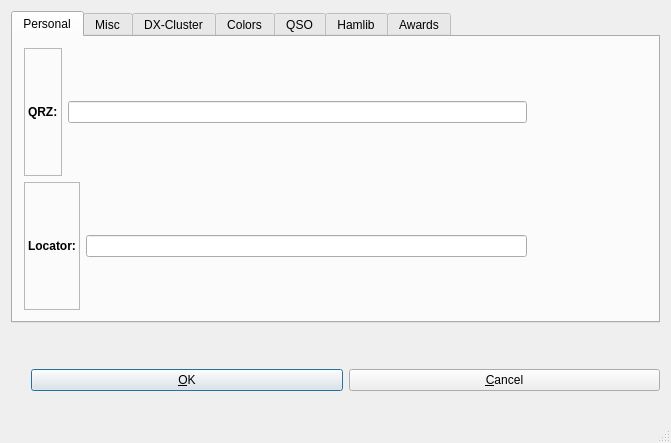
<?xml version="1.0" encoding="UTF-8"?>
<ui version="4.0">
 <class>setup</class>
 <widget class="QDialog" name="setup">
  <property name="geometry">
   <rect>
    <x>0</x>
    <y>0</y>
    <width>671</width>
    <height>443</height>
   </rect>
  </property>
  <property name="windowTitle">
   <string>KLog setup</string>
  </property>
  <property name="sizeGripEnabled">
   <bool>true</bool>
  </property>
  <layout class="QGridLayout">
   <item row="1" column="0">
    <layout class="QHBoxLayout">
     <property name="spacing">
      <number>6</number>
     </property>
     <property name="margin">
      <number>0</number>
     </property>
     <item>
      <spacer name="Qt::Horizontal Spacing2">
       <property name="orientation">
        <enum>Qt::Vertical</enum>
       </property>
       <property name="sizeType">
        <enum>QSizePolicy::Expanding</enum>
       </property>
       <property name="sizeHint" stdset="0">
        <size>
         <width>20</width>
         <height>20</height>
        </size>
       </property>
      </spacer>
     </item>
     <item>
      <widget class="QPushButton" name="buttonOk">
       <property name="text">
        <string>&amp;OK</string>
       </property>
       <property name="shortcut">
        <string/>
       </property>
       <property name="autoDefault">
        <bool>true</bool>
       </property>
       <property name="default">
        <bool>true</bool>
       </property>
      </widget>
     </item>
     <item>
      <widget class="QPushButton" name="buttonCancel">
       <property name="text">
        <string>&amp;Cancel</string>
       </property>
       <property name="shortcut">
        <string/>
       </property>
       <property name="autoDefault">
        <bool>true</bool>
       </property>
      </widget>
     </item>
    </layout>
   </item>
   <item row="0" column="0">
    <widget class="QTabWidget" name="tabWidget2">
     <property name="focusPolicy">
      <enum>Qt::NoFocus</enum>
     </property>
     <property name="currentIndex">
      <number>0</number>
     </property>
     <widget class="QWidget" name="tabPersonal">
      <attribute name="title">
       <string>Personal</string>
      </attribute>
      <layout class="QGridLayout">
       <item row="0" column="0">
        <layout class="QHBoxLayout">
         <item>
          <widget class="QLabel" name="textLabel1">
           <property name="frameShape">
            <enum>QFrame::StyledPanel</enum>
           </property>
           <property name="text">
            <string>&lt;b&gt;QRZ:&lt;/b&gt;</string>
           </property>
           <property name="wordWrap">
            <bool>false</bool>
           </property>
          </widget>
         </item>
         <item>
          <widget class="QLineEdit" name="MyCallkLineEdit"/>
         </item>
         <item>
          <spacer name="spacer2">
           <property name="orientation">
            <enum>Qt::Vertical</enum>
           </property>
           <property name="sizeType">
            <enum>QSizePolicy::Expanding</enum>
           </property>
           <property name="sizeHint" stdset="0">
            <size>
             <width>120</width>
             <height>20</height>
            </size>
           </property>
          </spacer>
         </item>
        </layout>
       </item>
       <item row="1" column="0">
        <layout class="QHBoxLayout">
         <item>
          <widget class="QLabel" name="textLabel2">
           <property name="frameShape">
            <enum>QFrame::StyledPanel</enum>
           </property>
           <property name="text">
            <string>&lt;b&gt;Locator:&lt;/b&gt;</string>
           </property>
           <property name="wordWrap">
            <bool>false</bool>
           </property>
          </widget>
         </item>
         <item>
          <widget class="QLineEdit" name="MyLocatorkLineEdit"/>
         </item>
         <item>
          <spacer name="spacer3">
           <property name="orientation">
            <enum>Qt::Vertical</enum>
           </property>
           <property name="sizeType">
            <enum>QSizePolicy::Expanding</enum>
           </property>
           <property name="sizeHint" stdset="0">
            <size>
             <width>120</width>
             <height>20</height>
            </size>
           </property>
          </spacer>
         </item>
        </layout>
       </item>
      </layout>
     </widget>
     <widget class="QWidget" name="tab">
      <attribute name="title">
       <string>Misc</string>
      </attribute>
      <layout class="QGridLayout" name="gridLayout_5">
       <item row="0" column="0">
        <widget class="QCheckBox" name="checkBoxProgressDialog">
         <property name="font">
          <font>
           <weight>75</weight>
           <bold>true</bold>
          </font>
         </property>
         <property name="toolTip">
          <string>Shows a progress bar but makes the log reading slower</string>
         </property>
         <property name="text">
          <string>Show progress dialog when reading log file</string>
         </property>
         <property name="checked">
          <bool>true</bool>
         </property>
        </widget>
       </item>
       <item row="0" column="1" rowspan="2">
        <widget class="QCheckBox" name="lastFilecheckBox">
         <property name="font">
          <font>
           <weight>75</weight>
           <bold>true</bold>
          </font>
         </property>
         <property name="text">
          <string>Open this file when starting:</string>
         </property>
        </widget>
       </item>
       <item row="1" column="0">
        <widget class="QCheckBox" name="UTCcheckBox">
         <property name="font">
          <font>
           <weight>75</weight>
           <bold>true</bold>
          </font>
         </property>
         <property name="focusPolicy">
          <enum>Qt::NoFocus</enum>
         </property>
         <property name="toolTip">
          <string>If checked the time will be Qt::UTC</string>
         </property>
         <property name="text">
          <string>Time in Qt::UTC</string>
         </property>
         <property name="checked">
          <bool>true</bool>
         </property>
         <property name="tristate">
          <bool>false</bool>
         </property>
        </widget>
       </item>
       <item row="2" column="1">
        <layout class="QHBoxLayout">
         <item>
          <widget class="QLineEdit" name="filenamekLineEdit">
           <property name="enabled">
            <bool>false</bool>
           </property>
          </widget>
         </item>
         <item>
          <widget class="QPushButton" name="searchFilekPushButton">
           <property name="enabled">
            <bool>false</bool>
           </property>
           <property name="text">
            <string/>
           </property>
          </widget>
         </item>
        </layout>
       </item>
       <item row="3" column="0">
        <layout class="QHBoxLayout">
         <item>
          <widget class="QLabel" name="textLabel1_4">
           <property name="frameShape">
            <enum>QFrame::StyledPanel</enum>
           </property>
           <property name="text">
            <string>&lt;b&gt;Power:&lt;/b&gt;</string>
           </property>
           <property name="wordWrap">
            <bool>false</bool>
           </property>
          </widget>
         </item>
         <item>
          <spacer name="Qt::Horizontal Spacing2_2">
           <property name="orientation">
            <enum>Qt::Vertical</enum>
           </property>
           <property name="sizeType">
            <enum>QSizePolicy::Expanding</enum>
           </property>
           <property name="sizeHint" stdset="0">
            <size>
             <width>120</width>
             <height>30</height>
            </size>
           </property>
          </spacer>
         </item>
         <item>
          <widget class="QSpinBox" name="powerkIntNumInput">
           <property name="maximum">
            <number>10000</number>
           </property>
          </widget>
         </item>
        </layout>
       </item>
       <item row="4" column="0">
        <layout class="QHBoxLayout">
         <item>
          <widget class="QLabel" name="textLabel1_5">
           <property name="frameShape">
            <enum>QFrame::StyledPanel</enum>
           </property>
           <property name="text">
            <string>&lt;b&gt;Band:&lt;/b&gt;</string>
           </property>
           <property name="wordWrap">
            <bool>false</bool>
           </property>
          </widget>
         </item>
         <item>
          <spacer name="Qt::Horizontal Spacing2_2_2">
           <property name="orientation">
            <enum>Qt::Vertical</enum>
           </property>
           <property name="sizeType">
            <enum>QSizePolicy::Expanding</enum>
           </property>
           <property name="sizeHint" stdset="0">
            <size>
             <width>150</width>
             <height>30</height>
            </size>
           </property>
          </spacer>
         </item>
         <item>
          <widget class="QComboBox" name="bandkComboBox">
           <item>
            <property name="text">
             <string>160M</string>
            </property>
           </item>
           <item>
            <property name="text">
             <string>80M</string>
            </property>
           </item>
           <item>
            <property name="text">
             <string>60M</string>
            </property>
           </item>
           <item>
            <property name="text">
             <string>40M</string>
            </property>
           </item>
           <item>
            <property name="text">
             <string>30M</string>
            </property>
           </item>
           <item>
            <property name="text">
             <string>20M</string>
            </property>
           </item>
           <item>
            <property name="text">
             <string>17M</string>
            </property>
           </item>
           <item>
            <property name="text">
             <string>15M</string>
            </property>
           </item>
           <item>
            <property name="text">
             <string>12M</string>
            </property>
           </item>
           <item>
            <property name="text">
             <string>10M</string>
            </property>
           </item>
           <item>
            <property name="text">
             <string>6M</string>
            </property>
           </item>
           <item>
            <property name="text">
             <string>2M</string>
            </property>
           </item>
           <item>
            <property name="text">
             <string>125CM</string>
            </property>
           </item>
           <item>
            <property name="text">
             <string>70CM</string>
            </property>
           </item>
           <item>
            <property name="text">
             <string>33CM</string>
            </property>
           </item>
           <item>
            <property name="text">
             <string>23CM</string>
            </property>
           </item>
           <item>
            <property name="text">
             <string>13CM</string>
            </property>
           </item>
          </widget>
         </item>
        </layout>
       </item>
       <item row="4" column="1" rowspan="2">
        <widget class="QCheckBox" name="realTimeLogCheckBox">
         <property name="font">
          <font>
           <weight>75</weight>
           <bold>true</bold>
          </font>
         </property>
         <property name="text">
          <string>Logging in real time</string>
         </property>
         <property name="checked">
          <bool>true</bool>
         </property>
        </widget>
       </item>
       <item row="5" column="0">
        <layout class="QHBoxLayout">
         <item>
          <widget class="QLabel" name="textLabel2_4">
           <property name="frameShape">
            <enum>QFrame::StyledPanel</enum>
           </property>
           <property name="text">
            <string>&lt;b&gt;Mode:&lt;/b&gt;</string>
           </property>
           <property name="wordWrap">
            <bool>false</bool>
           </property>
          </widget>
         </item>
         <item>
          <spacer name="Qt::Horizontal Spacing2_2_2_2">
           <property name="orientation">
            <enum>Qt::Vertical</enum>
           </property>
           <property name="sizeType">
            <enum>QSizePolicy::Expanding</enum>
           </property>
           <property name="sizeHint" stdset="0">
            <size>
             <width>150</width>
             <height>30</height>
            </size>
           </property>
          </spacer>
         </item>
         <item>
          <widget class="QComboBox" name="modekComboBox">
           <item>
            <property name="text">
             <string>SSB</string>
            </property>
           </item>
           <item>
            <property name="text">
             <string>CW</string>
            </property>
           </item>
           <item>
            <property name="text">
             <string>FM</string>
            </property>
           </item>
           <item>
            <property name="text">
             <string>PSK31</string>
            </property>
           </item>
           <item>
            <property name="text">
             <string>SSTV</string>
            </property>
           </item>
           <item>
            <property name="text">
             <string>RTTY</string>
            </property>
           </item>
           <item>
            <property name="text">
             <string>MTTY</string>
            </property>
           </item>
           <item>
            <property name="text">
             <string>PKT</string>
            </property>
           </item>
           <item>
            <property name="text">
             <string>AM</string>
            </property>
           </item>
           <item>
            <property name="text">
             <string>FAX</string>
            </property>
           </item>
           <item>
            <property name="text">
             <string>HELL</string>
            </property>
           </item>
           <item>
            <property name="text">
             <string>JT44</string>
            </property>
           </item>
           <item>
            <property name="text">
             <string>MT63</string>
            </property>
           </item>
           <item>
            <property name="text">
             <string>CLO</string>
            </property>
           </item>
           <item>
            <property name="text">
             <string>TOR</string>
            </property>
           </item>
           <item>
            <property name="text">
             <string>FSK</string>
            </property>
           </item>
           <item>
            <property name="text">
             <string>MFSK8</string>
            </property>
           </item>
           <item>
            <property name="text">
             <string>MFSK16</string>
            </property>
           </item>
           <item>
            <property name="text">
             <string>HSFK</string>
            </property>
           </item>
           <item>
            <property name="text">
             <string>ATV</string>
            </property>
           </item>
           <item>
            <property name="text">
             <string>PAC</string>
            </property>
           </item>
           <item>
            <property name="text">
             <string>PAC2</string>
            </property>
           </item>
           <item>
            <property name="text">
             <string>PAC3</string>
            </property>
           </item>
           <item>
            <property name="text">
             <string>PSK63</string>
            </property>
           </item>
           <item>
            <property name="text">
             <string>PSK125</string>
            </property>
           </item>
           <item>
            <property name="text">
             <string>Q15</string>
            </property>
           </item>
           <item>
            <property name="text">
             <string>THRB</string>
            </property>
           </item>
           <item>
            <property name="text">
             <string>ASCI</string>
            </property>
           </item>
          </widget>
         </item>
        </layout>
       </item>
      </layout>
     </widget>
     <widget class="QWidget" name="tabCluster">
      <attribute name="title">
       <string>DX-Cluster</string>
      </attribute>
      <layout class="QGridLayout" name="gridLayout_4">
       <item row="2" column="0">
        <spacer name="spacer8_2">
         <property name="orientation">
          <enum>Qt::Vertical</enum>
         </property>
         <property name="sizeType">
          <enum>QSizePolicy::Expanding</enum>
         </property>
         <property name="sizeHint" stdset="0">
          <size>
           <width>329</width>
           <height>31</height>
          </size>
         </property>
        </spacer>
       </item>
       <item row="2" column="1">
        <widget class="QPushButton" name="addDxClusterpushButton">
         <property name="toolTip">
          <string>Add the DX-Cluster server to the list</string>
         </property>
         <property name="text">
          <string>Add</string>
         </property>
        </widget>
       </item>
       <item row="2" column="2">
        <widget class="QPushButton" name="clearDxClusterpushButton">
         <property name="toolTip">
          <string>Clears the text line but also will remove the server from the list if is already added</string>
         </property>
         <property name="text">
          <string>Remove</string>
         </property>
        </widget>
       </item>
       <item row="4" column="0">
        <widget class="QGroupBox" name="groupBox">
         <property name="title">
          <string>Spots</string>
         </property>
         <layout class="QGridLayout" name="gridLayout_2">
          <item row="0" column="0">
           <widget class="QCheckBox" name="HFcheckBox">
            <property name="font">
             <font>
              <weight>75</weight>
              <bold>true</bold>
             </font>
            </property>
            <property name="toolTip">
             <string>Show 1.8-30MHz spots</string>
            </property>
            <property name="text">
             <string>Show HF activity</string>
            </property>
            <property name="checked">
             <bool>true</bool>
            </property>
           </widget>
          </item>
          <item row="1" column="0">
           <widget class="QCheckBox" name="VHFcheckBox">
            <property name="font">
             <font>
              <weight>75</weight>
              <bold>true</bold>
             </font>
            </property>
            <property name="toolTip">
             <string>Show from 50MHz to GHz spots</string>
            </property>
            <property name="text">
             <string>Show V/UHF activity</string>
            </property>
            <property name="checked">
             <bool>true</bool>
            </property>
           </widget>
          </item>
          <item row="2" column="0">
           <widget class="QCheckBox" name="WARCcheckBox">
            <property name="font">
             <font>
              <weight>75</weight>
              <bold>true</bold>
             </font>
            </property>
            <property name="toolTip">
             <string>Show from 50MHz to GHz spots</string>
            </property>
            <property name="text">
             <string>Show WARC activity</string>
            </property>
            <property name="checked">
             <bool>true</bool>
            </property>
           </widget>
          </item>
          <item row="3" column="0">
           <widget class="QCheckBox" name="confirmedcheckBox">
            <property name="font">
             <font>
              <weight>75</weight>
              <bold>true</bold>
             </font>
            </property>
            <property name="toolTip">
             <string>Show from 50MHz to GHz spots</string>
            </property>
            <property name="text">
             <string>Show confirmed</string>
            </property>
            <property name="checked">
             <bool>true</bool>
            </property>
           </widget>
          </item>
          <item row="4" column="0">
           <widget class="QCheckBox" name="SSBcheckBox">
            <property name="font">
             <font>
              <weight>75</weight>
              <bold>true</bold>
             </font>
            </property>
            <property name="toolTip">
             <string>Show from 50MHz to GHz spots</string>
            </property>
            <property name="text">
             <string>Show SSB activity</string>
            </property>
            <property name="checked">
             <bool>true</bool>
            </property>
           </widget>
          </item>
          <item row="5" column="0">
           <widget class="QCheckBox" name="CWcheckBox">
            <property name="font">
             <font>
              <weight>75</weight>
              <bold>true</bold>
             </font>
            </property>
            <property name="toolTip">
             <string>Show from 50MHz to GHz spots</string>
            </property>
            <property name="text">
             <string>Show CW activity</string>
            </property>
            <property name="checked">
             <bool>true</bool>
            </property>
           </widget>
          </item>
         </layout>
        </widget>
       </item>
       <item row="4" column="1" colspan="2">
        <widget class="QGroupBox" name="groupBox_2">
         <property name="title">
          <string>Messages</string>
         </property>
         <layout class="QGridLayout" name="gridLayout_3">
          <item row="0" column="0">
           <widget class="QCheckBox" name="ANNcheckBox">
            <property name="font">
             <font>
              <weight>75</weight>
              <bold>true</bold>
             </font>
            </property>
            <property name="toolTip">
             <string>Show announces</string>
            </property>
            <property name="text">
             <string>Show ANN/FULL messages</string>
            </property>
            <property name="checked">
             <bool>true</bool>
            </property>
           </widget>
          </item>
          <item row="2" column="0">
           <widget class="QCheckBox" name="WCYcheckBox">
            <property name="font">
             <font>
              <weight>75</weight>
              <bold>true</bold>
             </font>
            </property>
            <property name="toolTip">
             <string>Show weather messages</string>
            </property>
            <property name="text">
             <string>Show WCY messages</string>
            </property>
            <property name="checked">
             <bool>true</bool>
            </property>
           </widget>
          </item>
          <item row="3" column="0">
           <widget class="QCheckBox" name="WXcheckBox">
            <property name="font">
             <font>
              <weight>75</weight>
              <bold>true</bold>
             </font>
            </property>
            <property name="toolTip">
             <string>Show weather messages</string>
            </property>
            <property name="text">
             <string>Show WWV messages</string>
            </property>
            <property name="checked">
             <bool>true</bool>
            </property>
           </widget>
          </item>
         </layout>
        </widget>
       </item>
       <item row="1" column="0" colspan="3">
        <widget class="QComboBox" name="dxClustercomboBox">
         <property name="toolTip">
          <string>Select a dx-cluster server.</string>
         </property>
        </widget>
       </item>
      </layout>
     </widget>
     <widget class="QWidget" name="tab">
      <attribute name="title">
       <string>Colors</string>
      </attribute>
      <layout class="QGridLayout">
       <item row="4" column="2">
        <spacer name="spacer10_2">
         <property name="orientation">
          <enum>Qt::Vertical</enum>
         </property>
         <property name="sizeType">
          <enum>QSizePolicy::Expanding</enum>
         </property>
         <property name="sizeHint" stdset="0">
          <size>
           <width>248</width>
           <height>20</height>
          </size>
         </property>
        </spacer>
       </item>
       <item row="0" column="2">
        <spacer name="spacer8">
         <property name="orientation">
          <enum>Qt::Vertical</enum>
         </property>
         <property name="sizeType">
          <enum>QSizePolicy::Expanding</enum>
         </property>
         <property name="sizeHint" stdset="0">
          <size>
           <width>140</width>
           <height>20</height>
          </size>
         </property>
        </spacer>
       </item>
       <item row="3" column="2">
        <spacer name="spacer10_3">
         <property name="orientation">
          <enum>Qt::Vertical</enum>
         </property>
         <property name="sizeType">
          <enum>QSizePolicy::Expanding</enum>
         </property>
         <property name="sizeHint" stdset="0">
          <size>
           <width>326</width>
           <height>20</height>
          </size>
         </property>
        </spacer>
       </item>
       <item row="2" column="0">
        <widget class="QLabel" name="textLabel3">
         <property name="frameShape">
          <enum>QFrame::StyledPanel</enum>
         </property>
         <property name="text">
          <string>&lt;p align=&quot;center&quot;&gt;&lt;b&gt;Needed band&lt;/b&gt;&lt;/p&gt;</string>
         </property>
         <property name="wordWrap">
          <bool>false</bool>
         </property>
        </widget>
       </item>
       <item row="3" column="0">
        <widget class="QLabel" name="textLabel3_2">
         <property name="frameShape">
          <enum>QFrame::StyledPanel</enum>
         </property>
         <property name="text">
          <string>&lt;p align=&quot;center&quot;&gt;&lt;b&gt;New One&lt;/b&gt;&lt;/p&gt;</string>
         </property>
         <property name="wordWrap">
          <bool>false</bool>
         </property>
        </widget>
       </item>
       <item row="1" column="0">
        <widget class="QLabel" name="textLabel2_3">
         <property name="frameShape">
          <enum>QFrame::StyledPanel</enum>
         </property>
         <property name="text">
          <string>&lt;p align=&quot;center&quot;&gt;&lt;b&gt;Worked&lt;/b&gt;&lt;/p&gt;</string>
         </property>
         <property name="wordWrap">
          <bool>false</bool>
         </property>
        </widget>
       </item>
       <item row="0" column="0">
        <widget class="QLabel" name="textLabel1_3">
         <property name="frameShape">
          <enum>QFrame::StyledPanel</enum>
         </property>
         <property name="text">
          <string>&lt;p align=&quot;center&quot;&gt;&lt;b&gt;Confirmed&lt;/b&gt;&lt;/p&gt;</string>
         </property>
         <property name="wordWrap">
          <bool>false</bool>
         </property>
        </widget>
       </item>
       <item row="4" column="0">
        <widget class="QLabel" name="defaulttextLabel">
         <property name="frameShape">
          <enum>QFrame::StyledPanel</enum>
         </property>
         <property name="text">
          <string>&lt;p align=&quot;center&quot;&gt;&lt;b&gt;Default&lt;/b&gt;&lt;/p&gt;</string>
         </property>
         <property name="wordWrap">
          <bool>false</bool>
         </property>
        </widget>
       </item>
       <item row="4" column="1">
        <widget class="QPushButton" name="defaultPushButton">
         <property name="text">
          <string>Click to select</string>
         </property>
        </widget>
       </item>
       <item row="3" column="1">
        <widget class="QPushButton" name="newOnePushButton">
         <property name="text">
          <string>Click to select</string>
         </property>
        </widget>
       </item>
       <item row="2" column="1">
        <widget class="QPushButton" name="neededPushButton">
         <property name="text">
          <string>Click to select</string>
         </property>
        </widget>
       </item>
       <item row="1" column="1">
        <widget class="QPushButton" name="workedPushButton">
         <property name="text">
          <string>Click to select</string>
         </property>
        </widget>
       </item>
       <item row="0" column="1">
        <widget class="QPushButton" name="confirmedPushButton">
         <property name="text">
          <string>Click to select</string>
         </property>
        </widget>
       </item>
       <item row="2" column="2">
        <spacer name="spacer10">
         <property name="orientation">
          <enum>Qt::Vertical</enum>
         </property>
         <property name="sizeType">
          <enum>QSizePolicy::Expanding</enum>
         </property>
         <property name="sizeHint" stdset="0">
          <size>
           <width>300</width>
           <height>20</height>
          </size>
         </property>
        </spacer>
       </item>
       <item row="1" column="2">
        <spacer name="spacer9">
         <property name="orientation">
          <enum>Qt::Vertical</enum>
         </property>
         <property name="sizeType">
          <enum>QSizePolicy::Expanding</enum>
         </property>
         <property name="sizeHint" stdset="0">
          <size>
           <width>300</width>
           <height>20</height>
          </size>
         </property>
        </spacer>
       </item>
      </layout>
     </widget>
     <widget class="QWidget" name="TabPage">
      <attribute name="title">
       <string>QSO</string>
      </attribute>
      <layout class="QGridLayout">
       <item row="0" column="0">
        <widget class="QCheckBox" name="completeWithPreviouscheckBox">
         <property name="enabled">
          <bool>true</bool>
         </property>
         <property name="font">
          <font>
           <weight>75</weight>
           <bold>true</bold>
          </font>
         </property>
         <property name="text">
          <string>Complete data with previous QSOs</string>
         </property>
         <property name="checked">
          <bool>false</bool>
         </property>
        </widget>
       </item>
       <item row="1" column="0">
        <widget class="QCheckBox" name="mandatoryDatacheckBox">
         <property name="enabled">
          <bool>true</bool>
         </property>
         <property name="font">
          <font>
           <weight>75</weight>
           <bold>true</bold>
          </font>
         </property>
         <property name="toolTip">
          <string>Mandatory data is: QRZ, date, time, band, mode, RST(rx) &amp; RST (tx)</string>
         </property>
         <property name="text">
          <string>Requires the mandatory fields in ALL QSO</string>
         </property>
         <property name="checked">
          <bool>false</bool>
         </property>
        </widget>
       </item>
      </layout>
     </widget>
     <widget class="QWidget" name="TabPage">
      <attribute name="title">
       <string>Hamlib</string>
      </attribute>
      <layout class="QGridLayout">
       <item row="1" column="0">
        <layout class="QHBoxLayout">
         <item>
          <widget class="QLabel" name="textLabel1_8">
           <property name="sizePolicy">
            <sizepolicy hsizetype="Fixed" vsizetype="Fixed">
             <horstretch>0</horstretch>
             <verstretch>0</verstretch>
            </sizepolicy>
           </property>
           <property name="text">
            <string>Transceiver:</string>
           </property>
           <property name="wordWrap">
            <bool>false</bool>
           </property>
          </widget>
         </item>
         <item>
          <widget class="QComboBox" name="comboBoxTrvList"/>
         </item>
        </layout>
       </item>
       <item row="2" column="0">
        <layout class="QHBoxLayout">
         <item>
          <widget class="QLabel" name="textLabel1_7">
           <property name="text">
            <string>Device:</string>
           </property>
           <property name="wordWrap">
            <bool>false</bool>
           </property>
          </widget>
         </item>
         <item>
          <widget class="QLineEdit" name="devicelineEdit">
           <property name="text">
            <string>/dev/ttyS0</string>
           </property>
          </widget>
         </item>
         <item>
          <widget class="QComboBox" name="comboBoxTrvSpeedList">
           <item>
            <property name="text">
             <string>1200</string>
            </property>
           </item>
           <item>
            <property name="text">
             <string>2400</string>
            </property>
           </item>
           <item>
            <property name="text">
             <string>4800</string>
            </property>
           </item>
           <item>
            <property name="text">
             <string>9600</string>
            </property>
           </item>
           <item>
            <property name="text">
             <string>19200</string>
            </property>
           </item>
           <item>
            <property name="text">
             <string>38400</string>
            </property>
           </item>
           <item>
            <property name="text">
             <string>57600</string>
            </property>
           </item>
           <item>
            <property name="text">
             <string>115200</string>
            </property>
           </item>
          </widget>
         </item>
        </layout>
       </item>
       <item row="0" column="0">
        <layout class="QHBoxLayout">
         <item>
          <widget class="QCheckBox" name="hamlibcheckBox">
           <property name="text">
            <string>Activate Hamlib</string>
           </property>
          </widget>
         </item>
         <item>
          <widget class="QSpinBox" name="hamlibIntervalspinBox">
           <property name="maximum">
            <number>10000</number>
           </property>
           <property name="value">
            <number>200</number>
           </property>
          </widget>
         </item>
         <item>
          <widget class="QLabel" name="textLabel1_6">
           <property name="text">
            <string>Pool hamlib each (msecs)</string>
           </property>
           <property name="wordWrap">
            <bool>false</bool>
           </property>
          </widget>
         </item>
        </layout>
       </item>
      </layout>
     </widget>
     <widget class="QWidget" name="TabPage">
      <attribute name="title">
       <string>Awards</string>
      </attribute>
      <layout class="QGridLayout" name="gridLayout">
       <item row="0" column="0" colspan="3">
        <widget class="QLineEdit" name="awardFilenamekLineEdit"/>
       </item>
       <item row="0" column="3">
        <widget class="QToolButton" name="awardFilekToolButton">
         <property name="enabled">
          <bool>true</bool>
         </property>
         <property name="text">
          <string/>
         </property>
        </widget>
       </item>
       <item row="1" column="0">
        <widget class="QPushButton" name="awardAddpushButton">
         <property name="text">
          <string>Add</string>
         </property>
        </widget>
       </item>
       <item row="1" column="1">
        <widget class="QPushButton" name="awardClearpushButton">
         <property name="text">
          <string>Clear</string>
         </property>
        </widget>
       </item>
       <item row="1" column="2">
        <spacer name="spacer4_2">
         <property name="orientation">
          <enum>Qt::Vertical</enum>
         </property>
         <property name="sizeType">
          <enum>QSizePolicy::Expanding</enum>
         </property>
         <property name="sizeHint" stdset="0">
          <size>
           <width>360</width>
           <height>20</height>
          </size>
         </property>
        </spacer>
       </item>
       <item row="1" column="3">
        <widget class="QPushButton" name="awardRemovepushButton">
         <property name="text">
          <string>Remove</string>
         </property>
        </widget>
       </item>
       <item row="2" column="0" colspan="4">
        <widget class="QTreeWidget" name="awardTreeWidget">
         <column>
          <property name="text">
           <string>Number</string>
          </property>
         </column>
         <column>
          <property name="text">
           <string>Award</string>
          </property>
         </column>
         <column>
          <property name="text">
           <string>Entity</string>
          </property>
         </column>
         <column>
          <property name="text">
           <string>File</string>
          </property>
         </column>
        </widget>
       </item>
      </layout>
     </widget>
    </widget>
   </item>
  </layout>
 </widget>
 <layoutdefault spacing="6" margin="11"/>
 <tabstops>
  <tabstop>HFcheckBox</tabstop>
  <tabstop>VHFcheckBox</tabstop>
  <tabstop>ANNcheckBox</tabstop>
  <tabstop>buttonOk</tabstop>
  <tabstop>buttonCancel</tabstop>
  <tabstop>tabWidget2</tabstop>
 </tabstops>
 <resources/>
 <connections>
  <connection>
   <sender>buttonOk</sender>
   <signal>clicked()</signal>
   <receiver>setup</receiver>
   <slot>slotOkBtnClicked()</slot>
   <hints>
    <hint type="sourcelabel">
     <x>244</x>
     <y>391</y>
    </hint>
    <hint type="destinationlabel">
     <x>20</x>
     <y>20</y>
    </hint>
   </hints>
  </connection>
  <connection>
   <sender>buttonCancel</sender>
   <signal>clicked()</signal>
   <receiver>setup</receiver>
   <slot>reject()</slot>
   <hints>
    <hint type="sourcelabel">
     <x>457</x>
     <y>391</y>
    </hint>
    <hint type="destinationlabel">
     <x>20</x>
     <y>20</y>
    </hint>
   </hints>
  </connection>
  <connection>
   <sender>awardClearpushButton</sender>
   <signal>clicked()</signal>
   <receiver>setup</receiver>
   <slot>slotAwardClearButtonClicked()</slot>
   <hints>
    <hint type="sourcelabel">
     <x>105</x>
     <y>79</y>
    </hint>
    <hint type="destinationlabel">
     <x>20</x>
     <y>20</y>
    </hint>
   </hints>
  </connection>
  <connection>
   <sender>awardRemovepushButton</sender>
   <signal>clicked()</signal>
   <receiver>setup</receiver>
   <slot>slotAwardRemoveButtonClicked()</slot>
   <hints>
    <hint type="sourcelabel">
     <x>560</x>
     <y>79</y>
    </hint>
    <hint type="destinationlabel">
     <x>20</x>
     <y>20</y>
    </hint>
   </hints>
  </connection>
  <connection>
   <sender>clearDxClusterpushButton</sender>
   <signal>clicked()</signal>
   <receiver>setup</receiver>
   <slot>slotClearDxClusterPushButtonClicked()</slot>
   <hints>
    <hint type="sourcelabel">
     <x>31</x>
     <y>74</y>
    </hint>
    <hint type="destinationlabel">
     <x>20</x>
     <y>20</y>
    </hint>
   </hints>
  </connection>
  <connection>
   <sender>addDxClusterpushButton</sender>
   <signal>clicked()</signal>
   <receiver>setup</receiver>
   <slot>slotAddDxClusterPushButtonClicked()</slot>
   <hints>
    <hint type="sourcelabel">
     <x>31</x>
     <y>74</y>
    </hint>
    <hint type="destinationlabel">
     <x>20</x>
     <y>20</y>
    </hint>
   </hints>
  </connection>
  <connection>
   <sender>searchFilekPushButton</sender>
   <signal>clicked()</signal>
   <receiver>setup</receiver>
   <slot>slotFileNameClicked()</slot>
   <hints>
    <hint type="sourcelabel">
     <x>31</x>
     <y>55</y>
    </hint>
    <hint type="destinationlabel">
     <x>20</x>
     <y>20</y>
    </hint>
   </hints>
  </connection>
  <connection>
   <sender>lastFilecheckBox</sender>
   <signal>clicked()</signal>
   <receiver>setup</receiver>
   <slot>slotOpenFileButtonClicked()</slot>
   <hints>
    <hint type="sourcelabel">
     <x>31</x>
     <y>55</y>
    </hint>
    <hint type="destinationlabel">
     <x>20</x>
     <y>20</y>
    </hint>
   </hints>
  </connection>
  <connection>
   <sender>confirmedPushButton</sender>
   <signal>clicked()</signal>
   <receiver>setup</receiver>
   <slot>slotConfirmedColorPushButton()</slot>
   <hints>
    <hint type="sourcelabel">
     <x>168</x>
     <y>56</y>
    </hint>
    <hint type="destinationlabel">
     <x>20</x>
     <y>20</y>
    </hint>
   </hints>
  </connection>
  <connection>
   <sender>neededPushButton</sender>
   <signal>clicked()</signal>
   <receiver>setup</receiver>
   <slot>slotNeededColorPushButton()</slot>
   <hints>
    <hint type="sourcelabel">
     <x>168</x>
     <y>181</y>
    </hint>
    <hint type="destinationlabel">
     <x>20</x>
     <y>20</y>
    </hint>
   </hints>
  </connection>
  <connection>
   <sender>workedPushButton</sender>
   <signal>clicked()</signal>
   <receiver>setup</receiver>
   <slot>slotWorkedColorPushButton()</slot>
   <hints>
    <hint type="sourcelabel">
     <x>168</x>
     <y>118</y>
    </hint>
    <hint type="destinationlabel">
     <x>20</x>
     <y>20</y>
    </hint>
   </hints>
  </connection>
  <connection>
   <sender>defaultPushButton</sender>
   <signal>clicked()</signal>
   <receiver>setup</receiver>
   <slot>slotDefaultColorPushButton()</slot>
   <hints>
    <hint type="sourcelabel">
     <x>168</x>
     <y>305</y>
    </hint>
    <hint type="destinationlabel">
     <x>20</x>
     <y>20</y>
    </hint>
   </hints>
  </connection>
  <connection>
   <sender>awardAddpushButton</sender>
   <signal>clicked()</signal>
   <receiver>setup</receiver>
   <slot>slotAddButtonClicked()</slot>
   <hints>
    <hint type="sourcelabel">
     <x>31</x>
     <y>79</y>
    </hint>
    <hint type="destinationlabel">
     <x>20</x>
     <y>20</y>
    </hint>
   </hints>
  </connection>
  <connection>
   <sender>newOnePushButton</sender>
   <signal>clicked()</signal>
   <receiver>setup</receiver>
   <slot>slotNewOneColorPushButton()</slot>
   <hints>
    <hint type="sourcelabel">
     <x>168</x>
     <y>243</y>
    </hint>
    <hint type="destinationlabel">
     <x>20</x>
     <y>20</y>
    </hint>
   </hints>
  </connection>
 </connections>
</ui>
